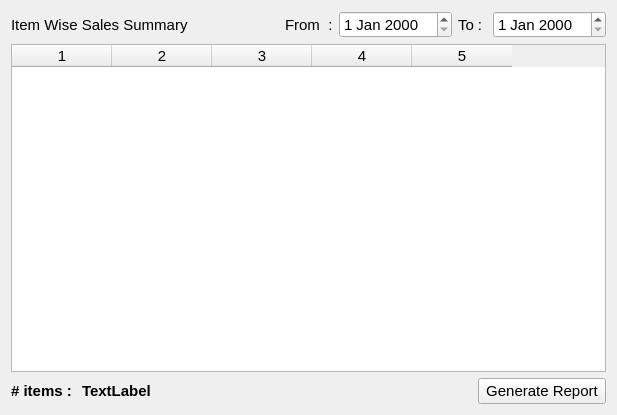
<?xml version="1.0" encoding="UTF-8"?>
<ui version="4.0">
 <class>ItemWiseSalesWidget</class>
 <widget class="QWidget" name="ItemWiseSalesWidget">
  <property name="geometry">
   <rect>
    <x>0</x>
    <y>0</y>
    <width>617</width>
    <height>415</height>
   </rect>
  </property>
  <property name="windowTitle">
   <string>Form</string>
  </property>
  <layout class="QVBoxLayout" name="verticalLayout">
   <item>
    <layout class="QHBoxLayout" name="horizontalLayout_3">
     <item>
      <widget class="QLabel" name="label_2">
       <property name="font">
        <font>
         <pointsize>11</pointsize>
        </font>
       </property>
       <property name="text">
        <string>Item Wise Sales Summary</string>
       </property>
      </widget>
     </item>
     <item>
      <spacer name="horizontalSpacer_3">
       <property name="orientation">
        <enum>Qt::Horizontal</enum>
       </property>
       <property name="sizeHint" stdset="0">
        <size>
         <width>35</width>
         <height>20</height>
        </size>
       </property>
      </spacer>
     </item>
     <item>
      <widget class="QLabel" name="label_3">
       <property name="font">
        <font>
         <pointsize>11</pointsize>
        </font>
       </property>
       <property name="text">
        <string>From  :</string>
       </property>
      </widget>
     </item>
     <item>
      <widget class="QDateEdit" name="fromDate">
       <property name="font">
        <font>
         <pointsize>11</pointsize>
        </font>
       </property>
      </widget>
     </item>
     <item>
      <widget class="QLabel" name="label_4">
       <property name="font">
        <font>
         <pointsize>11</pointsize>
        </font>
       </property>
       <property name="text">
        <string>To : </string>
       </property>
      </widget>
     </item>
     <item>
      <widget class="QDateEdit" name="toDate">
       <property name="font">
        <font>
         <pointsize>11</pointsize>
        </font>
       </property>
      </widget>
     </item>
    </layout>
   </item>
   <item>
    <widget class="QTableWidget" name="tableWidgetByItems">
     <property name="sizePolicy">
      <sizepolicy hsizetype="Expanding" vsizetype="Expanding">
       <horstretch>0</horstretch>
       <verstretch>0</verstretch>
      </sizepolicy>
     </property>
     <property name="font">
      <font>
       <pointsize>11</pointsize>
       <weight>50</weight>
       <bold>false</bold>
      </font>
     </property>
     <property name="rowCount">
      <number>0</number>
     </property>
     <property name="columnCount">
      <number>5</number>
     </property>
     <attribute name="horizontalHeaderVisible">
      <bool>true</bool>
     </attribute>
     <attribute name="horizontalHeaderHighlightSections">
      <bool>false</bool>
     </attribute>
     <attribute name="verticalHeaderVisible">
      <bool>true</bool>
     </attribute>
     <column/>
     <column/>
     <column/>
     <column/>
     <column/>
    </widget>
   </item>
   <item>
    <layout class="QGridLayout" name="gridLayout">
     <item row="0" column="1">
      <widget class="QLabel" name="itemTotal">
       <property name="font">
        <font>
         <pointsize>11</pointsize>
         <weight>75</weight>
         <bold>true</bold>
        </font>
       </property>
       <property name="text">
        <string>TextLabel</string>
       </property>
      </widget>
     </item>
     <item row="0" column="0">
      <widget class="QLabel" name="label_6">
       <property name="font">
        <font>
         <pointsize>11</pointsize>
         <weight>75</weight>
         <bold>true</bold>
        </font>
       </property>
       <property name="text">
        <string># items : </string>
       </property>
       <property name="alignment">
        <set>Qt::AlignRight|Qt::AlignTrailing|Qt::AlignVCenter</set>
       </property>
      </widget>
     </item>
     <item row="0" column="2">
      <spacer name="horizontalSpacer_4">
       <property name="orientation">
        <enum>Qt::Horizontal</enum>
       </property>
       <property name="sizeHint" stdset="0">
        <size>
         <width>40</width>
         <height>20</height>
        </size>
       </property>
      </spacer>
     </item>
     <item row="0" column="3">
      <layout class="QHBoxLayout" name="horizontalLayout">
       <item>
        <widget class="QPushButton" name="generateButton">
         <property name="font">
          <font>
           <pointsize>11</pointsize>
          </font>
         </property>
         <property name="text">
          <string> Generate Report </string>
         </property>
        </widget>
       </item>
      </layout>
     </item>
    </layout>
   </item>
  </layout>
 </widget>
 <resources/>
 <connections/>
</ui>
